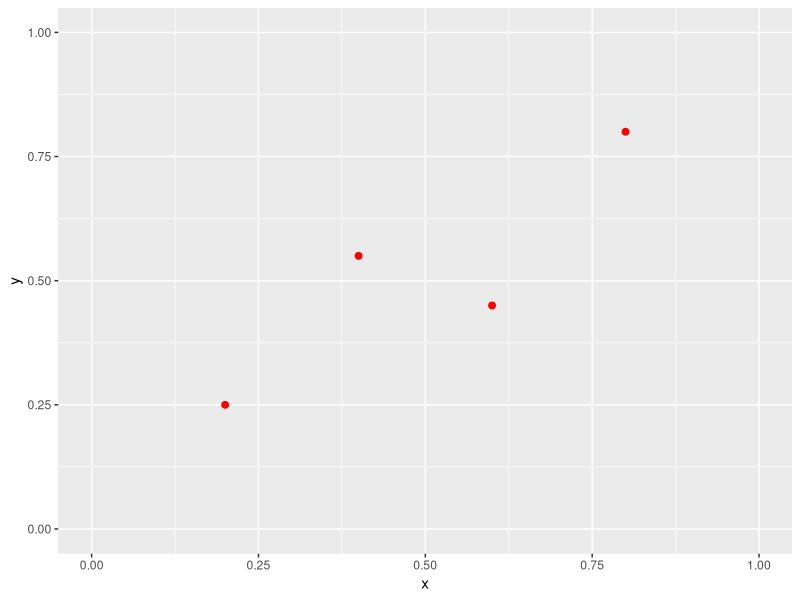
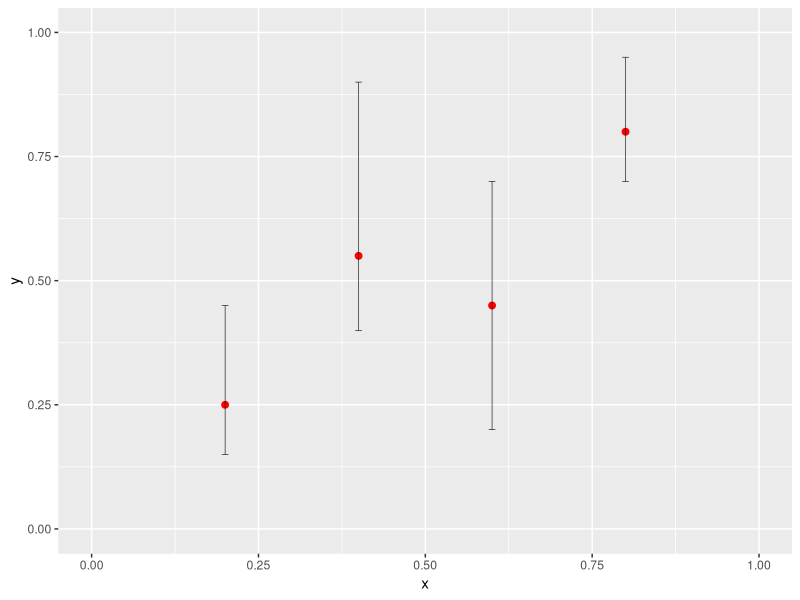
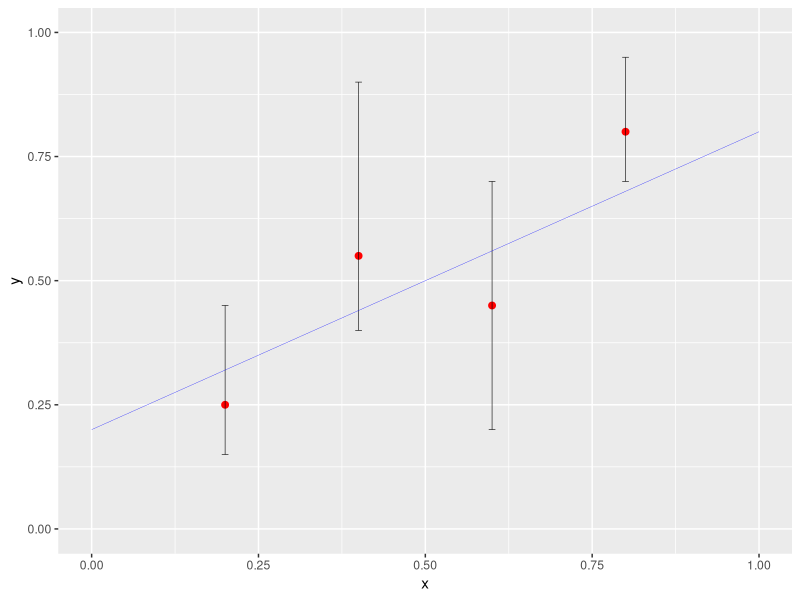
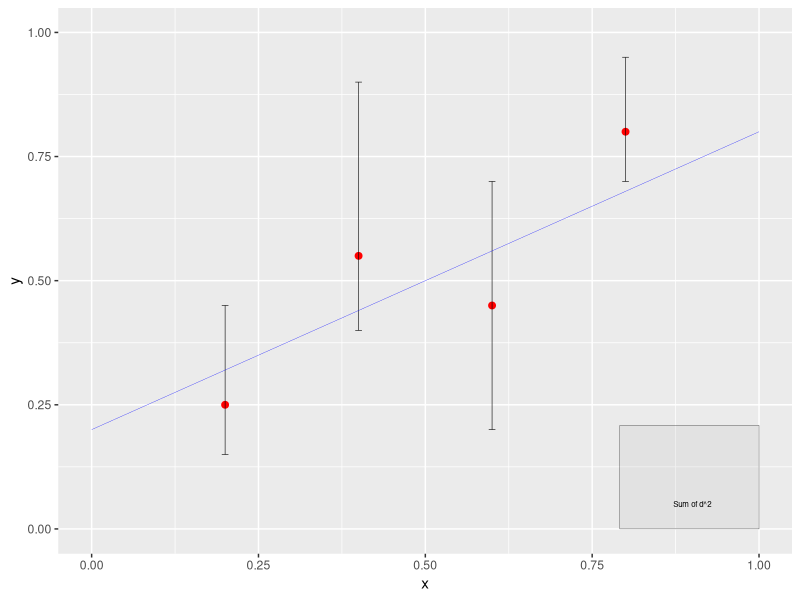
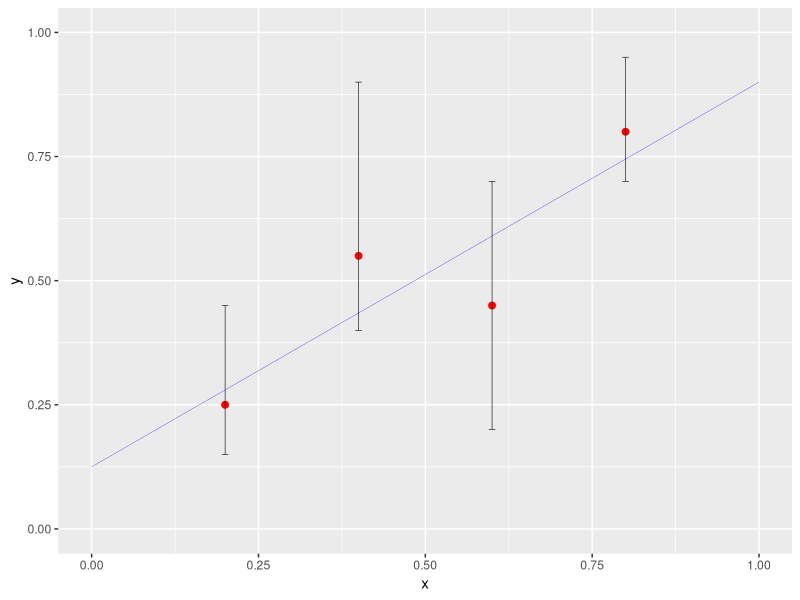
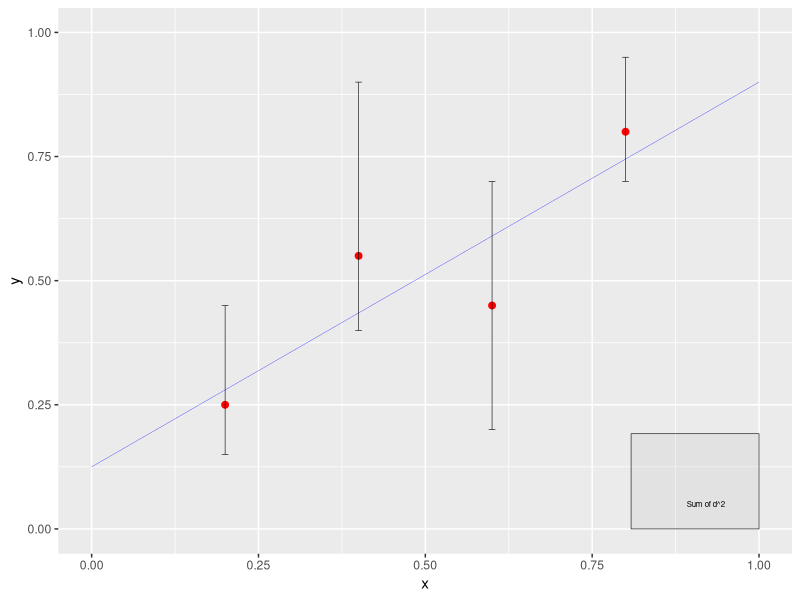
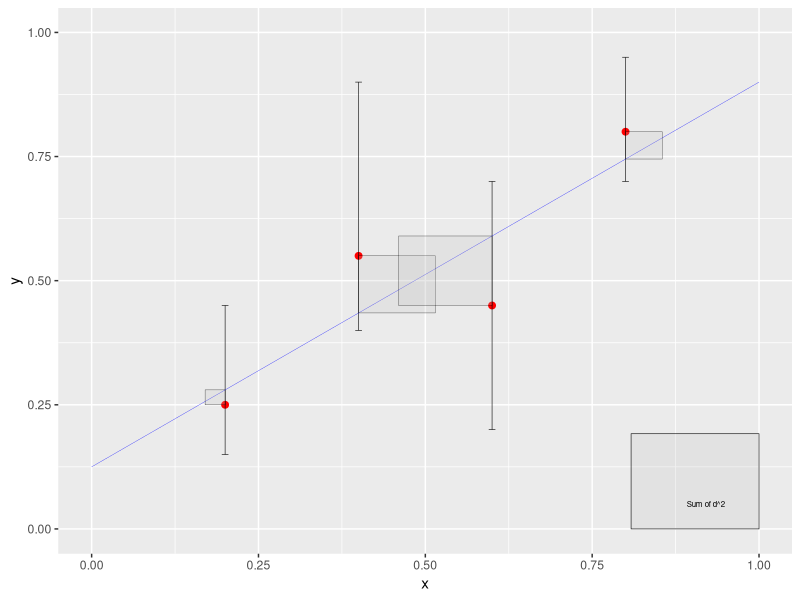
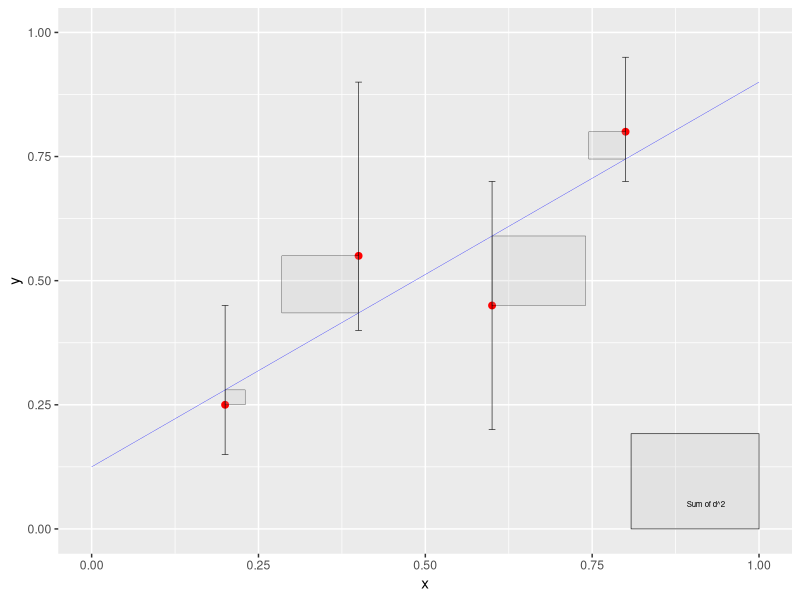

R code for these plots, in order:
## ---- chunk 1
knitr::opts_chunk$set(echo = TRUE)
## ---- chunk 2
h <- read.delim(textConnection(
"t x xmi xma y ymi yma
0 0.2 0.15 0.5 0.25 0.15 0.45
1 0.4 0.25 0.5 0.55 0.4 0.9
2 0.6 0.4 0.65 0.45 0.2 0.7
3 0.8 0.6 0.9 0.8 0.7 0.95"), 
sep=" ")

a <- c(0.6); b <- c(0.2)  # These are the 'wild guesses' of the linear model coefficients (see below)
## ---- chunk 3
library(ggplot2)

p <- ggplot(data = h, mapping = aes(x = x, xmin = 0, 
                                    xmax = 1, 
                                    ymin = 0, 
                                    ymax = 1),
            legend = FALSE)
## ---- chunk 4
p <- p + geom_point(mapping = aes(x = x, y = y), 
                                  size = 2, 
                                  color = "red")
print(p)
## ---- chunk 5
p <- p + geom_errorbar(mapping = aes(x = x, 
                                     ymin = ymi, 
                                     ymax = yma), 
                                  size = 0.2, 
                                  width = 0.01, 
                                  color = "black")
print(p)
## ---- chunk 6
fxab <- function(x) a*x + b  # this is the function

p0 <- p + stat_function(fun = fxab, 
                       size = 0.1, 
                       color = "blue")
print(p0)
## ---- chunk 7

d <- fxab(h$x) - h$y                   # distances from the line
sqrs <- sapply(d, function(x) x^2)     # squares of distances for didactic purposes, instead of: sqrs <- d*d , which is faster
ssqr <- sum(sqrs)                      # sum of squares of distances
sq_side <- sqrt(ssqr)  # side of the square with area equal to the sum of squares

x <- 1.0; y <- 0.0; sq <- data.frame(x, y) # we will draw the square here

p0 <- p0 + geom_rect(data = sq, 
                     mapping = aes(xmin = x - sq_side, xmax = x, 
                                 ymin = y, ymax = y + sq_side),
                   alpha = 0.2, 
                   size = 0.1, 
                   color = "black", 
                   fill = "grey")

x <- 0.9; y <- 0.05; tx <- data.frame(x, y)

p0 <- p0 + geom_text(data = tx, mapping = 
                    aes(x = x, y = y, label = "Sum of d^2"), 
                    size = 2, 
                    color = "black")

print(p0)
## ---- chunk 8
fxlm <- lm( y ~ x, h) # this line fits the model y~x to data h
## ---- chunk 9
b <- as.numeric(coef(fxlm)[1]); a <- as.numeric(coef(fxlm)[2])

# And plot the fitted line instead of our 'wild guess'

p <- p + stat_function(fun = fxab, 
                       size = 0.1, 
                       color = "blue")
print(p)
## ---- chunk 10

d <- fxab(h$x) - h$y                   # distances from the line
sqrs <- sapply(d, function(x) x^2)     # squares of distances for didactic purposes, instead of: sqrs <- d*d , which is faster
ssqr <- sum(sqrs)                      # sum of squares of distances
sq_side <- sqrt(ssqr)  # side of the square with area equal to the sum of squares

p <- p + geom_rect(data = sq, 
                     mapping = aes(xmin = x - sq_side, xmax = x, 
                                 ymin = y, ymax = y + sq_side),
                   alpha = 0.2, 
                   size = 0.2, 
                   color = "black", 
                   fill = "grey")

x <- 0.92; y <- 0.05; tx <- data.frame(x, y)

p <- p + geom_text(data = tx, mapping = 
                    aes(x = x, y = y, label = "Sum of d^2"), 
                    size = 2, 
                    color = "black")

print(p)

## ---- chunk 11
fyab <- function(y) y/a - b/a
## ---- chunk 12
p1 <- p + geom_rect(mapping = aes(xmin = ifelse(fyab(y) < x, 
                                        x - abs(fxab(x) - y), x), 
                                 xmax = ifelse(fyab(y) < x, 
                                        x, x + abs(fxab(x) - y)), 
                                 ymin = ifelse(fxab(x) < y, 
                                        y - abs(fxab(x) - y), y), 
                                 ymax = ifelse(fxab(x) < y, 
                                        y, y + abs(fxab(x) - y))),
                   alpha = 0.2, 
                   size = 0.1, 
                   color = "black", 
                   fill = "grey")
print(p1)
## ---- chunk 13
p2 <- p + geom_rect(mapping = aes(xmin = ifelse(fyab(y) < x, x, 
                                        x - abs(fxab(x) - y)), 
                                 xmax = ifelse(fyab(y) < x, 
                                        x + abs(fxab(x) - y), x), 
                                 ymin = ifelse(fxab(x) < y, 
                                        y - abs(fxab(x) - y), y), 
                                 ymax = ifelse(fxab(x) < y, 
                                        y, y + abs(fxab(x) - y))),
                   alpha = 0.2, 
                   size = 0.1, 
                   color = "black", 
                   fill = "grey")
print(p2)
## ---- chunk 14
p2 <- p2 + coord_fixed(ratio = 1)
print(p2)
